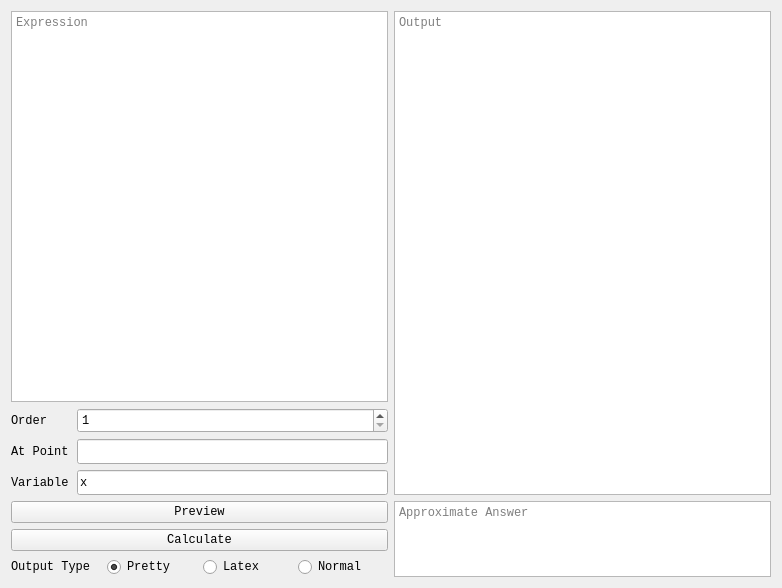
<?xml version="1.0" encoding="UTF-8"?>
<ui version="4.0">
 <class>Form</class>
 <widget class="QWidget" name="Form">
  <property name="geometry">
   <rect>
    <x>0</x>
    <y>0</y>
    <width>782</width>
    <height>588</height>
   </rect>
  </property>
  <property name="font">
   <font>
    <family>Courier New</family>
   </font>
  </property>
  <property name="windowTitle">
   <string>Form</string>
  </property>
  <layout class="QGridLayout" name="gridLayout_2">
   <item row="0" column="0">
    <layout class="QGridLayout" name="gridLayout">
     <item row="1" column="0">
      <layout class="QHBoxLayout" name="horizontalLayout_4">
       <item>
        <widget class="QLabel" name="label">
         <property name="minimumSize">
          <size>
           <width>60</width>
           <height>0</height>
          </size>
         </property>
         <property name="maximumSize">
          <size>
           <width>60</width>
           <height>16777215</height>
          </size>
         </property>
         <property name="toolTip">
          <string>The order of the derivative</string>
         </property>
         <property name="text">
          <string>Order</string>
         </property>
        </widget>
       </item>
       <item>
        <widget class="QSpinBox" name="DerivOrder">
         <property name="sizePolicy">
          <sizepolicy hsizetype="Expanding" vsizetype="Fixed">
           <horstretch>0</horstretch>
           <verstretch>0</verstretch>
          </sizepolicy>
         </property>
         <property name="minimumSize">
          <size>
           <width>0</width>
           <height>25</height>
          </size>
         </property>
         <property name="toolTip">
          <string>The order of the derivative</string>
         </property>
         <property name="suffix">
          <string/>
         </property>
         <property name="minimum">
          <number>1</number>
         </property>
         <property name="maximum">
          <number>999</number>
         </property>
        </widget>
       </item>
      </layout>
     </item>
     <item row="5" column="0">
      <widget class="QPushButton" name="DerivCalc">
       <property name="toolTip">
        <string>Calculate the derivative - Shift + Enter</string>
       </property>
       <property name="text">
        <string>Calculate</string>
       </property>
      </widget>
     </item>
     <item row="6" column="0">
      <layout class="QHBoxLayout" name="horizontalLayout_3">
       <item>
        <widget class="QLabel" name="DerivOutType">
         <property name="toolTip">
          <string>Format of output</string>
         </property>
         <property name="text">
          <string>Output Type</string>
         </property>
        </widget>
       </item>
       <item>
        <widget class="QRadioButton" name="DerivPP">
         <property name="toolTip">
          <string>Pretty print</string>
         </property>
         <property name="text">
          <string>Pretty</string>
         </property>
         <property name="checked">
          <bool>true</bool>
         </property>
        </widget>
       </item>
       <item>
        <widget class="QRadioButton" name="DerivLatex">
         <property name="toolTip">
          <string>Latex</string>
         </property>
         <property name="text">
          <string>Latex</string>
         </property>
        </widget>
       </item>
       <item>
        <widget class="QRadioButton" name="DerivNormal">
         <property name="toolTip">
          <string>Normal - no special format</string>
         </property>
         <property name="text">
          <string>Normal</string>
         </property>
        </widget>
       </item>
      </layout>
     </item>
     <item row="4" column="0">
      <widget class="QPushButton" name="DerivPrev">
       <property name="toolTip">
        <string>Preview the derivative</string>
       </property>
       <property name="text">
        <string>Preview</string>
       </property>
      </widget>
     </item>
     <item row="0" column="0">
      <widget class="QTextEdit" name="DerivExp">
       <property name="toolTip">
        <string>Expression</string>
       </property>
       <property name="lineWrapMode">
        <enum>QTextEdit::NoWrap</enum>
       </property>
       <property name="placeholderText">
        <string>Expression</string>
       </property>
      </widget>
     </item>
     <item row="2" column="0">
      <layout class="QHBoxLayout" name="horizontalLayout_6">
       <item>
        <widget class="QLabel" name="label_2">
         <property name="minimumSize">
          <size>
           <width>60</width>
           <height>0</height>
          </size>
         </property>
         <property name="maximumSize">
          <size>
           <width>60</width>
           <height>16777215</height>
          </size>
         </property>
         <property name="toolTip">
          <string>Calculate the derivative at a point</string>
         </property>
         <property name="text">
          <string>At Point</string>
         </property>
        </widget>
       </item>
       <item>
        <widget class="QLineEdit" name="DerivPoint">
         <property name="minimumSize">
          <size>
           <width>0</width>
           <height>25</height>
          </size>
         </property>
         <property name="toolTip">
          <string>Calculate the derivative at a point</string>
         </property>
        </widget>
       </item>
      </layout>
     </item>
     <item row="3" column="0">
      <layout class="QHBoxLayout" name="horizontalLayout_7">
       <item>
        <widget class="QLabel" name="label_3">
         <property name="sizePolicy">
          <sizepolicy hsizetype="Preferred" vsizetype="Preferred">
           <horstretch>0</horstretch>
           <verstretch>0</verstretch>
          </sizepolicy>
         </property>
         <property name="minimumSize">
          <size>
           <width>60</width>
           <height>0</height>
          </size>
         </property>
         <property name="maximumSize">
          <size>
           <width>60</width>
           <height>16777215</height>
          </size>
         </property>
         <property name="toolTip">
          <string>Derivate with respect to variable</string>
         </property>
         <property name="text">
          <string>Variable</string>
         </property>
        </widget>
       </item>
       <item>
        <widget class="QLineEdit" name="DerivVar">
         <property name="minimumSize">
          <size>
           <width>0</width>
           <height>25</height>
          </size>
         </property>
         <property name="toolTip">
          <string>Derivate with respect to variable</string>
         </property>
         <property name="text">
          <string>x</string>
         </property>
         <property name="placeholderText">
          <string/>
         </property>
        </widget>
       </item>
      </layout>
     </item>
     <item row="0" column="1" rowspan="4">
      <widget class="QTextBrowser" name="DerivOut">
       <property name="font">
        <font>
         <family>Courier New</family>
        </font>
       </property>
       <property name="toolTip">
        <string>Exact answer of calculation</string>
       </property>
       <property name="placeholderText">
        <string>Output</string>
       </property>
      </widget>
     </item>
     <item row="4" column="1" rowspan="3">
      <widget class="QTextBrowser" name="DerivApprox">
       <property name="sizePolicy">
        <sizepolicy hsizetype="Expanding" vsizetype="Ignored">
         <horstretch>0</horstretch>
         <verstretch>0</verstretch>
        </sizepolicy>
       </property>
       <property name="toolTip">
        <string>Approximate answer of calculation</string>
       </property>
       <property name="autoFormatting">
        <set>QTextEdit::AutoNone</set>
       </property>
       <property name="placeholderText">
        <string>Approximate Answer</string>
       </property>
      </widget>
     </item>
    </layout>
   </item>
  </layout>
 </widget>
 <resources/>
 <connections/>
</ui>
